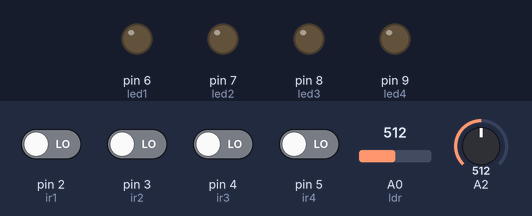
Bench run of a sketch on a simulated Arduino Uno, built with avr-gcc and run on an emulated ATmega328P. Shown: output pins drawn as LEDs (lit = HIGH). The test bench sets the inputs (shaded band); at power-on: pin 2 (ir1), pin 3 (ir2), pin 4 (ir3), pin 5 (ir4) LOW, A0 (ldr) = 512, A2 = 512. What the sketch prints to the serial monitor is not drawn.

Above: at 1.2 s.
1.3 s: A0 (ldr) set to 482
At 2.1 s:
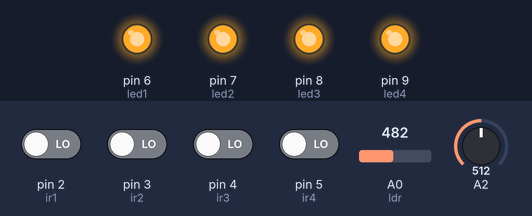
Timing chart, 0 to 4.3 s (numbered marks = the images above; inputs shaded):
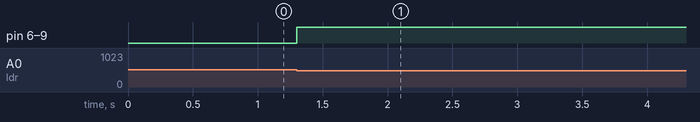

Measured:
- the behaviour switches between 501 and 500 on A0 (ldr) (found by bisection; images 0 and 1)
- after the input at 1.3 s, pin 6 (led1), pin 7 (led2), pin 8 (led3), pin 9 (led4): LOW → HIGH at once

The sketch:

street_light_codedeveloped.ino
```cpp
int ir1 = 2;
int ir2 = 3;
int ir3 = 4;
int ir4 = 5;

int led1 = 6;
int led2 = 7;
int led3 = 8;
int led4 = 9;

int ldr = A0;

int proxy1=0;
int proxy2=0;
int proxy3=0;
int proxy4=0;


void setup()
{

  Serial.begin (9600);

  pinMode(ir1,INPUT);
  pinMode(ir2,INPUT);
  pinMode(ir3,INPUT);
  pinMode(ir4,INPUT);


  pinMode (ldr,INPUT);


  pinMode(led1,OUTPUT);
  pinMode(led2,OUTPUT);
  pinMode(led3,OUTPUT);
  pinMode(led4,OUTPUT);


}


void loop(){


  Serial.println(analogRead(10));
  int ldrStatus = analogRead (ldr);
    if (ldrStatus <=500)
     {
       digitalWrite(led1, HIGH);


       digitalWrite(led2, HIGH);


       digitalWrite(led3, HIGH);


       digitalWrite(led4, HIGH);


        proxy1=digitalRead(ir1);
        proxy2=digitalRead(ir2);
        proxy3=digitalRead(ir3);
        proxy4=digitalRead(ir4);


if(proxy1==LOW)
{
  digitalWrite(led1,HIGH);
  delay(2000);
  digitalWrite(led2,HIGH);
  delay(2000);
}
else
{
  digitalWrite(led1,LOW);
  digitalWrite(led2,LOW);

}
 if(proxy2==LOW)
{
  digitalWrite(led2,HIGH);
  delay(2000);
  digitalWrite(led3,HIGH);
  delay(2000);

}
else
{
  digitalWrite(led2,LOW);
  digitalWrite(led3,LOW);


}
if(proxy3==LOW)
{
  digitalWrite(led3,HIGH);
  delay(2000);
  digitalWrite(led4,HIGH);
  delay(2000);
}
else
{
  digitalWrite(led3,LOW);
  digitalWrite(led4,LOW);

}
if(proxy4==LOW)
{
  digitalWrite(led4,HIGH);


}
else
{
  digitalWrite(led4,LOW);


}
        }
     else
       {
         digitalWrite(led1, LOW);
         digitalWrite(led2, LOW);
         digitalWrite(led3, LOW);
         digitalWrite(led4, LOW);

      }


}
```
